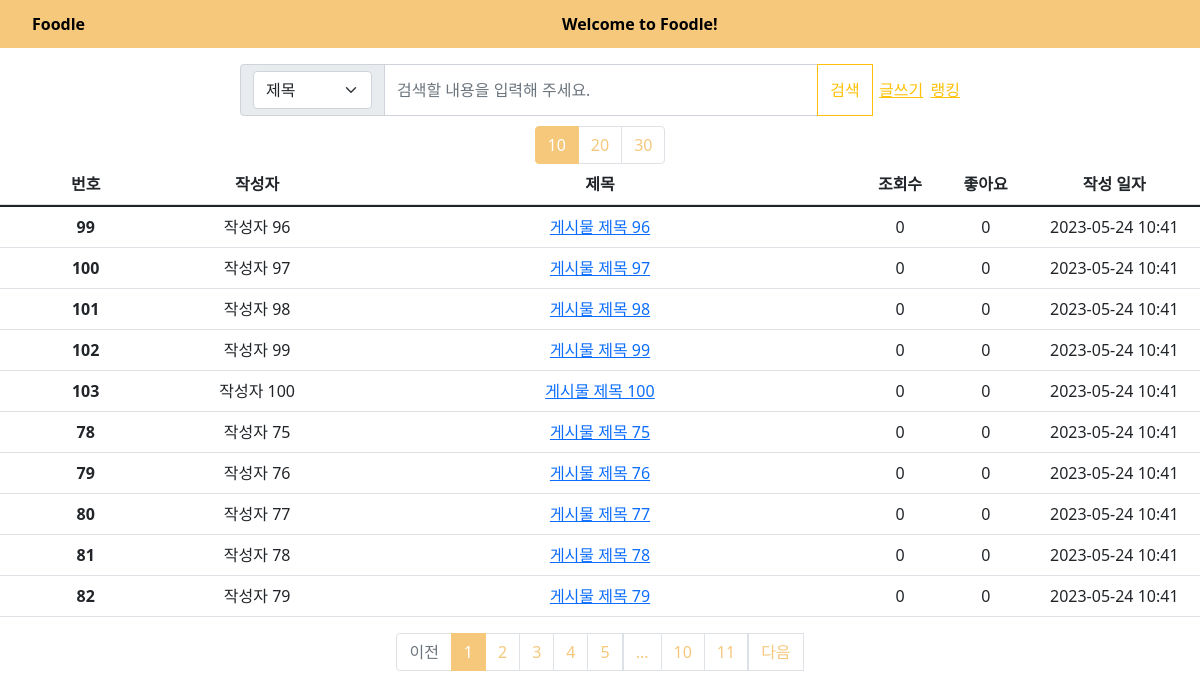
Page /board/ on the earlier database version.
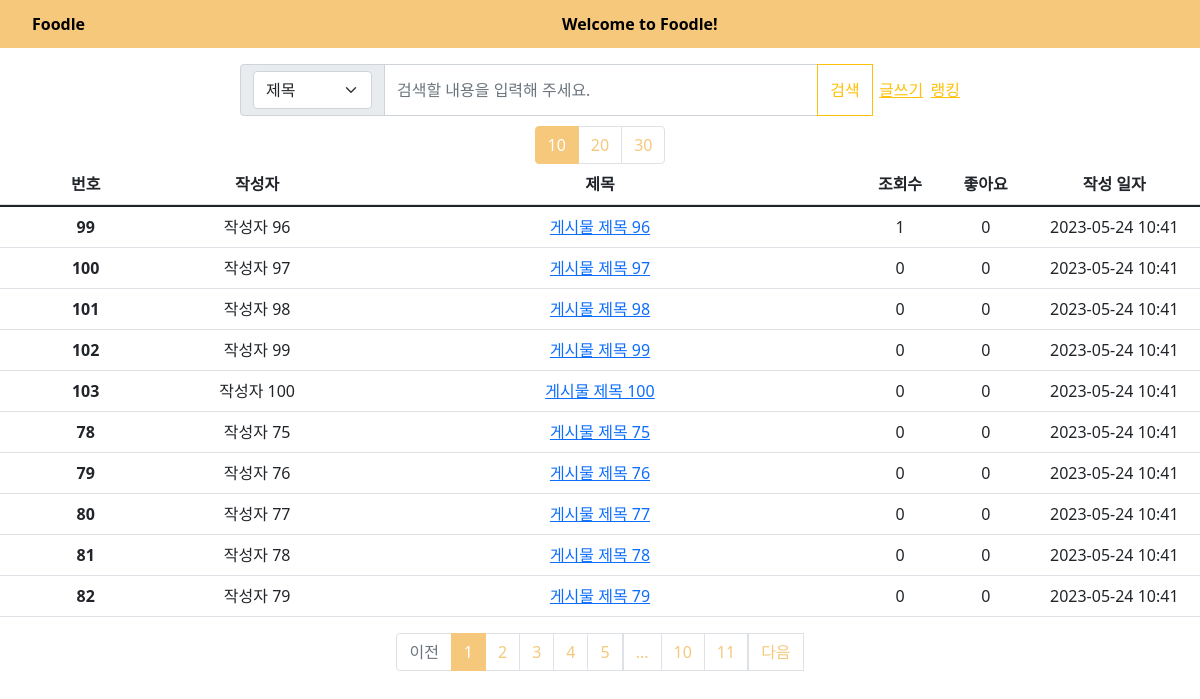
Same page on the later database version.
### models.py (models this page shows)
class Post(db.Model):
    __tablename__ = 'post'
    id = db.Column(db.Integer, primary_key=True)
    title = db.Column(db.String(100), nullable=False)
    content = db.Column(db.Text, nullable=False)
    author = db.Column(db.String(50), nullable=False)
    created_at = db.Column(db.DateTime, nullable=False, default=datetime.utcnow)
    like = db.Column(db.Integer, default=0)
    view = db.Column(db.Integer, default=0)
    user_id = db.Column(db.Integer, db.ForeignKey('user.id'))

### board/board.py (the view)
@board.route('/', methods=['GET', 'POST'])
def list_post():
    page = request.args.get('page',type=int,default=1)
    per_page = request.args.get('per_page',type=int,default=10)
    option = request.args.get('option',type=str,default='T')
    keyword = request.args.get('keyword',type=str,default='')
    print(request.args)
    posts = Post.query.order_by(Post.created_at.desc())  # 최신순으로 게시글 정렬
    if option == 'T' and keyword != '':
        posts = posts.filter(Post.title.ilike(f"%{keyword}%"))
    elif option == 'C' and keyword != '':
        posts = posts.filter(Post.content.ilike(f"%{keyword}%"))
    elif option == 'TC' and keyword != '':
        posts = posts.filter(or_(Post.title.ilike(f"%{keyword}%"), Post.content.ilike(f"%{keyword}%")))
    posts = posts.paginate(page=page,per_page=per_page)
    return render_template('list_post.html', posts=posts,option=option,keyword=keyword)

### board/templates/list_post.html (shortened to what this page needs)
<!DOCTYPE html>
<html lang="ko">
<head>
   <link href="https://cdn.jsdelivr.net/npm/bootstrap@5.1.3/dist/css/bootstrap.min.css"
   rel="stylesheet">
   <link rel="stylesheet" href="static/topbar.css">
   <link rel="stylesheet" href="static/list_post.css">
</head>
<body>
  <div id="Topbar" class="Tobar">
    <ul class="Topul">
        <a href="{{ url_for('board.list_post') }}"class="Topa">Foodle</a>
        <li class="Topli">Welcome to Foodle!</li>
    </ul>
</div>
<div class="Post-Container">
  <form action="{{ url_for('board.list_post') }}" method="GET" class="input-group flex-nowrap">
    <span class="input-group-text" id="addon-wrapping">
      <select name="option" class="form-select" aria-label="Default select example">
        <option value="T" {% if option == 'T' %}selected{% endif %}>제목</option>
      </select>
    </span>
    <input type="text" name ="keyword" value="{{ keyword }}" class="form-control" placeholder="검색할 내용을 입력해 주세요." aria-label="Username" aria-describedby="addon-wrapping">
    <button type="submit" class="btn btn-outline-warning">검색</button>
    <div class="WriteRanking">
      <a href="/board/upload" class="link-warning">글쓰기</a>
      <a href="/board/rank" class="link-warning">랭킹</a>
    </div>
  </form>
  <div  class="per_page">
    <div class="page-item {% if posts.per_page == 10 %}active{% endif %}">
      <a class="page-link" href="{{ url_for('board.list_post', page=1, per_page=10,option=option,keyword=keyword) }}">10</a>
    </div>
    <div class="page-item {% if posts.per_page == 20 %}active{% endif %}">
      <a class="page-link" href="{{ url_for('board.list_post', page=1, per_page=20,option=option,keyword=keyword) }}">20</a>
    </div>
    <div class="page-item {% if posts.per_page == 30 %}active{% endif %}">
      <a class="page-link" href="{{ url_for('board.list_post', page=1, per_page=30,option=option,keyword=keyword) }}">30</a>
    </div>
  </div>
  <table class="table table-hover">
    <thead>
      <tr class="PostInfo">
        <th scope="col" class="PostId">번호</th>
        <th scope="col" class="PostAuthor">작성자</th>
        <th scope="col" class="PostTitle">제목</th>
        <th scope="col" class="PostView">조회수</th>
        <th scope="col" class="PostLike">좋아요</th>
        <th scope="col" class="PostTime">작성 일자</th>
      </tr>
    </thead>
    <tbody>
      {% block content %}
      {% for post in posts.items %}
    <tr class="PostInfo">
        <th scope="row" class="PostId">{{ post.id }}</th>
        <td class="PostAuthor">{{ post.author }}</td>
          <td class="PostTitle">
            <a href="{{ url_for('board.show_post', post_id=post.id,page=posts.page,per_page=posts.per_page,option=option,keyword=keyword)}}">
            {{ post.title }}
            </a>
          </td>
            <td class="PostView">{{ post.view }}</td>
            <td class="PostLike">{{ post.like }} </td>
            <td class="PostTime">{{ post.created_at.strftime('%Y-%m-%d %H:%M') }}</td>
    </tr>
      {% endfor %}
      {% endblock %}
    </tbody>
  </table>
    <ul class="pagination">
      {% if posts.has_prev %}
      <li class="page_item">
        <a class="page-link" href="{{ url_for('board.list_post', page=posts.prev_num,per_page=posts.per_page,option=option,keyword=keyword) }}">
          이전
        </a>
      </li>
      {% else %}
      <li class="page-item disabled">
        <a class="page-link" tabindex="-1" aria-disabled="true" href="#">이전</a>
      </li>
      {% endif %}
      {% for page_num in posts.iter_pages() %}
        {% if page_num %}
        <li class="page-item {% if posts.page == page_num %}active{% endif %}">
          <a class="page-link" href="{{ url_for('board.list_post', page=page_num,per_page=posts.per_page,option=option,keyword=keyword) }}" >
            {{ page_num }}
          </a>
        </li>
        {% else %}
          <li class="disabled">
            <a class="page-link" href="#">...</a>
          </li>
        {% endif %}
      {% endfor %}
      {% if posts.has_next %}
      <li class="page_item">
        <a class="page-link" href="{{ url_for('board.list_post', page=posts.next_num,per_page=posts.per_page,option=option,keyword=keyword) }}">
          다음
        </a>
      </li>
      {% else %}
      <li class="page-item disabled">
        <a class="page-link" tabindex="-1" aria-disabled="true" href="#">다음</a>
      </li>
      {% endif %}
    </ul>
</div>
</body>
</html>

### board/static/topbar.css (style rules this page uses)
#Topbar { width : 100%; }
.Topul { list-style-type: none; height: 48px; width: 100%; background-color: rgb(245, 200, 124); display: flex; }
.Topli { color: black; height: 100%; width: 530px; display: flex; font-weight: bold; flex-direction: row; align-items: center; }
.Topa { color: black; height: 100%; width: 530px; display: flex; font-weight: bold; flex-direction: row; align-items: center; text-decoration: none; }

### board/static/list_post.css (style rules this page uses)
.PostInfo { display: grid; grid-template-columns: 2fr 2fr 6fr 1fr 1fr 2fr; justify-content: center; text-align: center; }
.PostId { grid-column: 1/1; text-align :center }
.PostAuthor { grid-column: 2/2; text-align :center }
.PostTitle { grid-column: 3/3; text-align :center }
.PostView { grid-column: 4/4; }
.PostLike { grid-column: 5/5; }
.PostTime { grid-column: 6/6; }
.Post-Container { display: grid; justify-items: center; }
.input-group { width: 60%; }
.WriteRanking { display: grid; grid-template-columns: 2fr 1fr; align-items: center; justify-items: center; }
.page-link { color : rgb(245, 200, 124); }
.page-item.active .page-link { background-color: rgb(245, 200, 124); border-color: rgb(245, 200, 124); }
.per_page { display: flex; margin-top: 10px; }

Differences in the rows shown:
changed Post "작성자 96": view "0" → "1"
